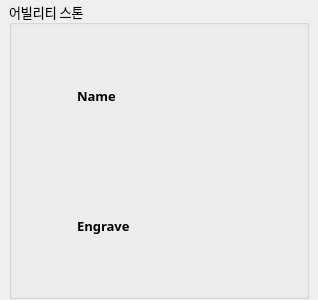
<?xml version="1.0" encoding="UTF-8"?>
<ui version="4.0">
 <class>AbilityStoneWidget</class>
 <widget class="QWidget" name="AbilityStoneWidget">
  <property name="geometry">
   <rect>
    <x>0</x>
    <y>0</y>
    <width>318</width>
    <height>300</height>
   </rect>
  </property>
  <property name="maximumSize">
   <size>
    <width>318</width>
    <height>16777215</height>
   </size>
  </property>
  <property name="windowTitle">
   <string>Form</string>
  </property>
  <layout class="QHBoxLayout" name="horizontalLayout_2">
   <property name="spacing">
    <number>1</number>
   </property>
   <property name="leftMargin">
    <number>1</number>
   </property>
   <property name="topMargin">
    <number>1</number>
   </property>
   <property name="rightMargin">
    <number>1</number>
   </property>
   <property name="bottomMargin">
    <number>1</number>
   </property>
   <item>
    <widget class="QGroupBox" name="groupStone">
     <property name="minimumSize">
      <size>
       <width>300</width>
       <height>0</height>
      </size>
     </property>
     <property name="maximumSize">
      <size>
       <width>300</width>
       <height>16777215</height>
      </size>
     </property>
     <property name="font">
      <font>
       <family>나눔스퀘어 네오 Regular</family>
       <pointsize>10</pointsize>
      </font>
     </property>
     <property name="title">
      <string>어빌리티 스톤</string>
     </property>
     <layout class="QHBoxLayout" name="horizontalLayout">
      <item>
       <widget class="QLabel" name="lbIcon">
        <property name="minimumSize">
         <size>
          <width>50</width>
          <height>50</height>
         </size>
        </property>
        <property name="maximumSize">
         <size>
          <width>50</width>
          <height>50</height>
         </size>
        </property>
        <property name="text">
         <string/>
        </property>
       </widget>
      </item>
      <item>
       <layout class="QVBoxLayout" name="verticalLayout_2">
        <item>
         <widget class="QLabel" name="lbName">
          <property name="font">
           <font>
            <family>나눔스퀘어 네오 Bold</family>
            <pointsize>10</pointsize>
            <bold>true</bold>
           </font>
          </property>
          <property name="text">
           <string>Name</string>
          </property>
         </widget>
        </item>
        <item>
         <widget class="QLabel" name="lbEngrave">
          <property name="font">
           <font>
            <family>나눔스퀘어 네오 Bold</family>
            <pointsize>10</pointsize>
            <bold>true</bold>
           </font>
          </property>
          <property name="text">
           <string>Engrave</string>
          </property>
         </widget>
        </item>
       </layout>
      </item>
     </layout>
    </widget>
   </item>
  </layout>
 </widget>
 <resources/>
 <connections/>
</ui>
